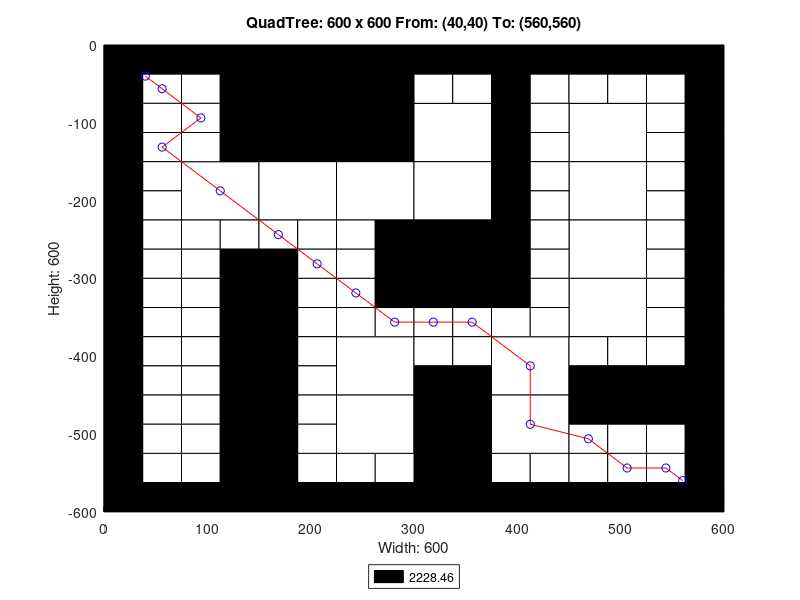

This figure's MATLAB source:
axis([0 600 -600 0]);
title('QuadTree: 600 x 600 From: (40,40) To: (560,560)');
xlabel('Width: 600');
ylabel('Height: 600');
rectangle('Position',[150 -150 150 150], 'FaceColor',[0 0 0]);
rectangle('Position',[75 -225 75 75], 'FaceColor',[1 1 1]);
rectangle('Position',[150 -225 75 75], 'FaceColor',[1 1 1]);
rectangle('Position',[225 -225 75 75], 'FaceColor',[1 1 1]);
rectangle('Position',[300 -150 75 75], 'FaceColor',[1 1 1]);
rectangle('Position',[450 -150 75 75], 'FaceColor',[1 1 1]);
rectangle('Position',[300 -225 75 75], 'FaceColor',[1 1 1]);
rectangle('Position',[300 -300 75 75], 'FaceColor',[0 0 0]);
rectangle('Position',[450 -225 75 75], 'FaceColor',[1 1 1]);
rectangle('Position',[450 -300 75 75], 'FaceColor',[1 1 1]);
rectangle('Position',[225 -450 75 75], 'FaceColor',[1 1 1]);
rectangle('Position',[225 -525 75 75], 'FaceColor',[1 1 1]);
rectangle('Position',[375 -450 75 75], 'FaceColor',[1 1 1]);
rectangle('Position',[450 -375 75 75], 'FaceColor',[1 1 1]);
rectangle('Position',[300 -525 75 75], 'FaceColor',[0 0 0]);
rectangle('Position',[375 -525 75 75], 'FaceColor',[1 1 1]);
rectangle('Position',[300 -600 75 75], 'FaceColor',[0 0 0]);
rectangle('Position',[0 -37.5 37.5 37.5], 'FaceColor',[0 0 0]);
rectangle('Position',[37.5 -37.5 37.5 37.5], 'FaceColor',[0 0 0]);
rectangle('Position',[0 -75 37.5 37.5], 'FaceColor',[0 0 0]);
rectangle('Position',[37.5 -75 37.5 37.5], 'FaceColor',[1 1 1]);
rectangle('Position',[75 -37.5 37.5 37.5], 'FaceColor',[0 0 0]);
rectangle('Position',[112.5 -37.5 37.5 37.5], 'FaceColor',[0 0 0]);
rectangle('Position',[75 -75 37.5 37.5], 'FaceColor',[1 1 1]);
rectangle('Position',[112.5 -75 37.5 37.5], 'FaceColor',[0 0 0]);
rectangle('Position',[0 -112.5 37.5 37.5], 'FaceColor',[0 0 0]);
rectangle('Position',[37.5 -112.5 37.5 37.5], 'FaceColor',[1 1 1]);
rectangle('Position',[0 -150 37.5 37.5], 'FaceColor',[0 0 0]);
rectangle('Position',[37.5 -150 37.5 37.5], 'FaceColor',[1 1 1]);
rectangle('Position',[75 -112.5 37.5 37.5], 'FaceColor',[1 1 1]);
rectangle('Position',[112.5 -112.5 37.5 37.5], 'FaceColor',[0 0 0]);
rectangle('Position',[75 -150 37.5 37.5], 'FaceColor',[1 1 1]);
rectangle('Position',[112.5 -150 37.5 37.5], 'FaceColor',[0 0 0]);
rectangle('Position',[0 -187.5 37.5 37.5], 'FaceColor',[0 0 0]);
rectangle('Position',[37.5 -187.5 37.5 37.5], 'FaceColor',[1 1 1]);
rectangle('Position',[0 -225 37.5 37.5], 'FaceColor',[0 0 0]);
rectangle('Position',[37.5 -225 37.5 37.5], 'FaceColor',[1 1 1]);
rectangle('Position',[0 -262.5 37.5 37.5], 'FaceColor',[0 0 0]);
rectangle('Position',[37.5 -262.5 37.5 37.5], 'FaceColor',[1 1 1]);
rectangle('Position',[0 -300 37.5 37.5], 'FaceColor',[0 0 0]);
rectangle('Position',[37.5 -300 37.5 37.5], 'FaceColor',[1 1 1]);
rectangle('Position',[75 -262.5 37.5 37.5], 'FaceColor',[1 1 1]);
rectangle('Position',[112.5 -262.5 37.5 37.5], 'FaceColor',[1 1 1]);
rectangle('Position',[75 -300 37.5 37.5], 'FaceColor',[1 1 1]);
rectangle('Position',[112.5 -300 37.5 37.5], 'FaceColor',[0 0 0]);
rectangle('Position',[150 -262.5 37.5 37.5], 'FaceColor',[1 1 1]);
rectangle('Position',[187.5 -262.5 37.5 37.5], 'FaceColor',[1 1 1]);
rectangle('Position',[150 -300 37.5 37.5], 'FaceColor',[0 0 0]);
rectangle('Position',[187.5 -300 37.5 37.5], 'FaceColor',[1 1 1]);
rectangle('Position',[225 -262.5 37.5 37.5], 'FaceColor',[1 1 1]);
rectangle('Position',[262.5 -262.5 37.5 37.5], 'FaceColor',[0 0 0]);
rectangle('Position',[225 -300 37.5 37.5], 'FaceColor',[1 1 1]);
rectangle('Position',[262.5 -300 37.5 37.5], 'FaceColor',[0 0 0]);
rectangle('Position',[300 -37.5 37.5 37.5], 'FaceColor',[0 0 0]);
rectangle('Position',[337.5 -37.5 37.5 37.5], 'FaceColor',[0 0 0]);
rectangle('Position',[300 -75 37.5 37.5], 'FaceColor',[1 1 1]);
rectangle('Position',[337.5 -75 37.5 37.5], 'FaceColor',[1 1 1]);
rectangle('Position',[375 -37.5 37.5 37.5], 'FaceColor',[0 0 0]);
rectangle('Position',[412.5 -37.5 37.5 37.5], 'FaceColor',[0 0 0]);
rectangle('Position',[375 -75 37.5 37.5], 'FaceColor',[0 0 0]);
rectangle('Position',[412.5 -75 37.5 37.5], 'FaceColor',[1 1 1]);
rectangle('Position',[375 -112.5 37.5 37.5], 'FaceColor',[0 0 0]);
rectangle('Position',[412.5 -112.5 37.5 37.5], 'FaceColor',[1 1 1]);
rectangle('Position',[375 -150 37.5 37.5], 'FaceColor',[0 0 0]);
rectangle('Position',[412.5 -150 37.5 37.5], 'FaceColor',[1 1 1]);
rectangle('Position',[450 -37.5 37.5 37.5], 'FaceColor',[0 0 0]);
rectangle('Position',[487.5 -37.5 37.5 37.5], 'FaceColor',[0 0 0]);
rectangle('Position',[450 -75 37.5 37.5], 'FaceColor',[1 1 1]);
rectangle('Position',[487.5 -75 37.5 37.5], 'FaceColor',[1 1 1]);
rectangle('Position',[525 -37.5 37.5 37.5], 'FaceColor',[0 0 0]);
rectangle('Position',[562.5 -37.5 37.5 37.5], 'FaceColor',[0 0 0]);
rectangle('Position',[525 -75 37.5 37.5], 'FaceColor',[1 1 1]);
rectangle('Position',[562.5 -75 37.5 37.5], 'FaceColor',[0 0 0]);
rectangle('Position',[525 -112.5 37.5 37.5], 'FaceColor',[1 1 1]);
rectangle('Position',[562.5 -112.5 37.5 37.5], 'FaceColor',[0 0 0]);
rectangle('Position',[525 -150 37.5 37.5], 'FaceColor',[1 1 1]);
rectangle('Position',[562.5 -150 37.5 37.5], 'FaceColor',[0 0 0]);
rectangle('Position',[375 -187.5 37.5 37.5], 'FaceColor',[0 0 0]);
rectangle('Position',[412.5 -187.5 37.5 37.5], 'FaceColor',[1 1 1]);
rectangle('Position',[375 -225 37.5 37.5], 'FaceColor',[0 0 0]);
rectangle('Position',[412.5 -225 37.5 37.5], 'FaceColor',[1 1 1]);
rectangle('Position',[375 -262.5 37.5 37.5], 'FaceColor',[0 0 0]);
rectangle('Position',[412.5 -262.5 37.5 37.5], 'FaceColor',[1 1 1]);
rectangle('Position',[375 -300 37.5 37.5], 'FaceColor',[0 0 0]);
rectangle('Position',[412.5 -300 37.5 37.5], 'FaceColor',[1 1 1]);
rectangle('Position',[525 -187.5 37.5 37.5], 'FaceColor',[1 1 1]);
rectangle('Position',[562.5 -187.5 37.5 37.5], 'FaceColor',[0 0 0]);
rectangle('Position',[525 -225 37.5 37.5], 'FaceColor',[1 1 1]);
rectangle('Position',[562.5 -225 37.5 37.5], 'FaceColor',[0 0 0]);
rectangle('Position',[525 -262.5 37.5 37.5], 'FaceColor',[1 1 1]);
rectangle('Position',[562.5 -262.5 37.5 37.5], 'FaceColor',[0 0 0]);
rectangle('Position',[525 -300 37.5 37.5], 'FaceColor',[1 1 1]);
rectangle('Position',[562.5 -300 37.5 37.5], 'FaceColor',[0 0 0]);
rectangle('Position',[0 -337.5 37.5 37.5], 'FaceColor',[0 0 0]);
rectangle('Position',[37.5 -337.5 37.5 37.5], 'FaceColor',[1 1 1]);
rectangle('Position',[0 -375 37.5 37.5], 'FaceColor',[0 0 0]);
rectangle('Position',[37.5 -375 37.5 37.5], 'FaceColor',[1 1 1]);
rectangle('Position',[75 -337.5 37.5 37.5], 'FaceColor',[1 1 1]);
rectangle('Position',[112.5 -337.5 37.5 37.5], 'FaceColor',[0 0 0]);
rectangle('Position',[75 -375 37.5 37.5], 'FaceColor',[1 1 1]);
rectangle('Position',[112.5 -375 37.5 37.5], 'FaceColor',[0 0 0]);
rectangle('Position',[0 -412.5 37.5 37.5], 'FaceColor',[0 0 0]);
rectangle('Position',[37.5 -412.5 37.5 37.5], 'FaceColor',[1 1 1]);
rectangle('Position',[0 -450 37.5 37.5], 'FaceColor',[0 0 0]);
rectangle('Position',[37.5 -450 37.5 37.5], 'FaceColor',[1 1 1]);
rectangle('Position',[75 -412.5 37.5 37.5], 'FaceColor',[1 1 1]);
rectangle('Position',[112.5 -412.5 37.5 37.5], 'FaceColor',[0 0 0]);
rectangle('Position',[75 -450 37.5 37.5], 'FaceColor',[1 1 1]);
rectangle('Position',[112.5 -450 37.5 37.5], 'FaceColor',[0 0 0]);
rectangle('Position',[150 -337.5 37.5 37.5], 'FaceColor',[0 0 0]);
rectangle('Position',[187.5 -337.5 37.5 37.5], 'FaceColor',[1 1 1]);
rectangle('Position',[150 -375 37.5 37.5], 'FaceColor',[0 0 0]);
rectangle('Position',[187.5 -375 37.5 37.5], 'FaceColor',[1 1 1]);
rectangle('Position',[225 -337.5 37.5 37.5], 'FaceColor',[1 1 1]);
rectangle('Position',[262.5 -337.5 37.5 37.5], 'FaceColor',[0 0 0]);
rectangle('Position',[225 -375 37.5 37.5], 'FaceColor',[1 1 1]);
rectangle('Position',[262.5 -375 37.5 37.5], 'FaceColor',[1 1 1]);
rectangle('Position',[150 -412.5 37.5 37.5], 'FaceColor',[0 0 0]);
rectangle('Position',[187.5 -412.5 37.5 37.5], 'FaceColor',[1 1 1]);
rectangle('Position',[150 -450 37.5 37.5], 'FaceColor',[0 0 0]);
rectangle('Position',[187.5 -450 37.5 37.5], 'FaceColor',[1 1 1]);
rectangle('Position',[0 -487.5 37.5 37.5], 'FaceColor',[0 0 0]);
rectangle('Position',[37.5 -487.5 37.5 37.5], 'FaceColor',[1 1 1]);
rectangle('Position',[0 -525 37.5 37.5], 'FaceColor',[0 0 0]);
rectangle('Position',[37.5 -525 37.5 37.5], 'FaceColor',[1 1 1]);
rectangle('Position',[75 -487.5 37.5 37.5], 'FaceColor',[1 1 1]);
rectangle('Position',[112.5 -487.5 37.5 37.5], 'FaceColor',[0 0 0]);
rectangle('Position',[75 -525 37.5 37.5], 'FaceColor',[1 1 1]);
rectangle('Position',[112.5 -525 37.5 37.5], 'FaceColor',[0 0 0]);
rectangle('Position',[0 -562.5 37.5 37.5], 'FaceColor',[0 0 0]);
rectangle('Position',[37.5 -562.5 37.5 37.5], 'FaceColor',[1 1 1]);
rectangle('Position',[0 -600 37.5 37.5], 'FaceColor',[0 0 0]);
rectangle('Position',[37.5 -600 37.5 37.5], 'FaceColor',[0 0 0]);
rectangle('Position',[75 -562.5 37.5 37.5], 'FaceColor',[1 1 1]);
rectangle('Position',[112.5 -562.5 37.5 37.5], 'FaceColor',[0 0 0]);
rectangle('Position',[75 -600 37.5 37.5], 'FaceColor',[0 0 0]);
rectangle('Position',[112.5 -600 37.5 37.5], 'FaceColor',[0 0 0]);
rectangle('Position',[150 -487.5 37.5 37.5], 'FaceColor',[0 0 0]);
rectangle('Position',[187.5 -487.5 37.5 37.5], 'FaceColor',[1 1 1]);
rectangle('Position',[150 -525 37.5 37.5], 'FaceColor',[0 0 0]);
rectangle('Position',[187.5 -525 37.5 37.5], 'FaceColor',[1 1 1]);
rectangle('Position',[150 -562.5 37.5 37.5], 'FaceColor',[0 0 0]);
rectangle('Position',[187.5 -562.5 37.5 37.5], 'FaceColor',[1 1 1]);
rectangle('Position',[150 -600 37.5 37.5], 'FaceColor',[0 0 0]);
rectangle('Position',[187.5 -600 37.5 37.5], 'FaceColor',[0 0 0]);
rectangle('Position',[225 -562.5 37.5 37.5], 'FaceColor',[1 1 1]);
rectangle('Position',[262.5 -562.5 37.5 37.5], 'FaceColor',[1 1 1]);
rectangle('Position',[225 -600 37.5 37.5], 'FaceColor',[0 0 0]);
rectangle('Position',[262.5 -600 37.5 37.5], 'FaceColor',[0 0 0]);
rectangle('Position',[300 -337.5 37.5 37.5], 'FaceColor',[0 0 0]);
rectangle('Position',[337.5 -337.5 37.5 37.5], 'FaceColor',[0 0 0]);
rectangle('Position',[300 -375 37.5 37.5], 'FaceColor',[1 1 1]);
rectangle('Position',[337.5 -375 37.5 37.5], 'FaceColor',[1 1 1]);
rectangle('Position',[375 -337.5 37.5 37.5], 'FaceColor',[0 0 0]);
rectangle('Position',[412.5 -337.5 37.5 37.5], 'FaceColor',[1 1 1]);
rectangle('Position',[375 -375 37.5 37.5], 'FaceColor',[1 1 1]);
rectangle('Position',[412.5 -375 37.5 37.5], 'FaceColor',[1 1 1]);
rectangle('Position',[300 -412.5 37.5 37.5], 'FaceColor',[1 1 1]);
rectangle('Position',[337.5 -412.5 37.5 37.5], 'FaceColor',[1 1 1]);
rectangle('Position',[300 -450 37.5 37.5], 'FaceColor',[0 0 0]);
rectangle('Position',[337.5 -450 37.5 37.5], 'FaceColor',[0 0 0]);
rectangle('Position',[525 -337.5 37.5 37.5], 'FaceColor',[1 1 1]);
rectangle('Position',[562.5 -337.5 37.5 37.5], 'FaceColor',[0 0 0]);
rectangle('Position',[525 -375 37.5 37.5], 'FaceColor',[1 1 1]);
rectangle('Position',[562.5 -375 37.5 37.5], 'FaceColor',[0 0 0]);
rectangle('Position',[450 -412.5 37.5 37.5], 'FaceColor',[1 1 1]);
rectangle('Position',[487.5 -412.5 37.5 37.5], 'FaceColor',[1 1 1]);
rectangle('Position',[450 -450 37.5 37.5], 'FaceColor',[0 0 0]);
rectangle('Position',[487.5 -450 37.5 37.5], 'FaceColor',[0 0 0]);
rectangle('Position',[525 -412.5 37.5 37.5], 'FaceColor',[1 1 1]);
rectangle('Position',[562.5 -412.5 37.5 37.5], 'FaceColor',[0 0 0]);
rectangle('Position',[525 -450 37.5 37.5], 'FaceColor',[0 0 0]);
rectangle('Position',[562.5 -450 37.5 37.5], 'FaceColor',[0 0 0]);
rectangle('Position',[375 -562.5 37.5 37.5], 'FaceColor',[1 1 1]);
rectangle('Position',[412.5 -562.5 37.5 37.5], 'FaceColor',[1 1 1]);
rectangle('Position',[375 -600 37.5 37.5], 'FaceColor',[0 0 0]);
rectangle('Position',[412.5 -600 37.5 37.5], 'FaceColor',[0 0 0]);
rectangle('Position',[450 -487.5 37.5 37.5], 'FaceColor',[0 0 0]);
rectangle('Position',[487.5 -487.5 37.5 37.5], 'FaceColor',[0 0 0]);
rectangle('Position',[450 -525 37.5 37.5], 'FaceColor',[1 1 1]);
rectangle('Position',[487.5 -525 37.5 37.5], 'FaceColor',[1 1 1]);
rectangle('Position',[525 -487.5 37.5 37.5], 'FaceColor',[0 0 0]);
rectangle('Position',[562.5 -487.5 37.5 37.5], 'FaceColor',[0 0 0]);
rectangle('Position',[525 -525 37.5 37.5], 'FaceColor',[1 1 1]);
rectangle('Position',[562.5 -525 37.5 37.5], 'FaceColor',[0 0 0]);
rectangle('Position',[450 -562.5 37.5 37.5], 'FaceColor',[1 1 1]);
rectangle('Position',[487.5 -562.5 37.5 37.5], 'FaceColor',[1 1 1]);
rectangle('Position',[450 -600 37.5 37.5], 'FaceColor',[0 0 0]);
rectangle('Position',[487.5 -600 37.5 37.5], 'FaceColor',[0 0 0]);
rectangle('Position',[525 -562.5 37.5 37.5], 'FaceColor',[1 1 1]);
rectangle('Position',[562.5 -562.5 37.5 37.5], 'FaceColor',[0 0 0]);
rectangle('Position',[525 -600 37.5 37.5], 'FaceColor',[0 0 0]);
rectangle('Position',[562.5 -600 37.5 37.5], 'FaceColor',[0 0 0]);
X=[560,543.75,506.25,468.75,412.5,412.5,356.25,318.75,281.25,243.75,206.25,168.75,112.5,56.25,93.75,56.25,40];
Y=[-560,-543.75,-543.75,-506.25,-487.5,-412.5,-356.25,-356.25,-356.25,-318.75,-281.25,-243.75,-187.5,-131.25,-93.75,-56.25,-40];
hold on;
plot(X,Y,'r');
plot(X,Y,'bo');
legend('2228.46','Location','southoutside');
